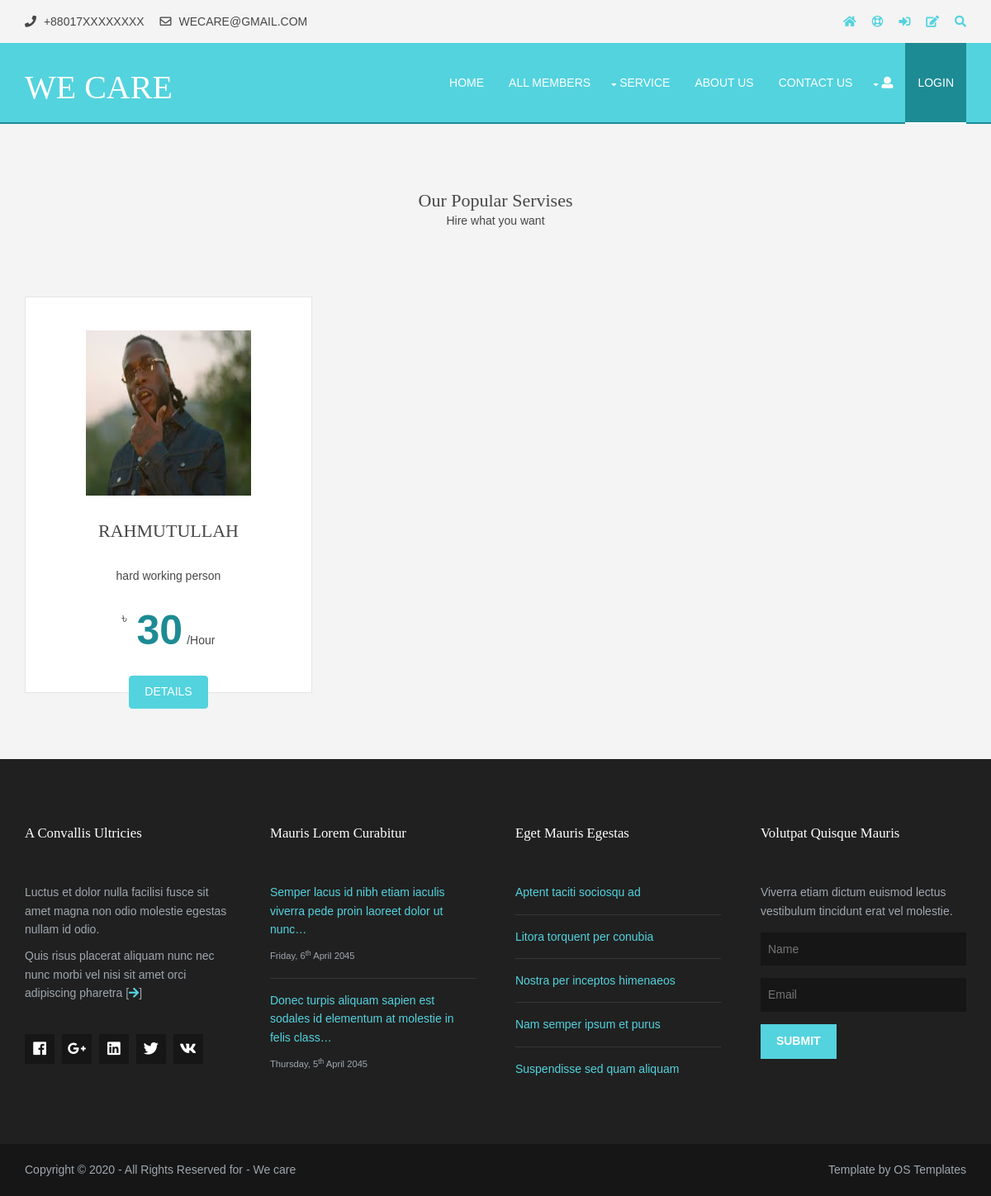
Page /selected_category.php?selected_cat=7 on the committed database.
### tables this page shows
CREATE TABLE `members` (
  `mem_id` int(11) NOT NULL,
  `mem_cat_id` int(11) NOT NULL,
  `mem_user_name` varchar(255) NOT NULL,
  `mem_email` varchar(255) NOT NULL,
  `mem_pass` varchar(255) NOT NULL,
  `mem_image` text NOT NULL,
  `mem_description` varchar(255) NOT NULL,
  `mem_rate` varchar(255) NOT NULL,
  `mem_details` text NOT NULL
);

### selected_category.php (the view, shortened to what this page needs)
<?php include "includes/header.php";?>
<?php include 'includes/top_navigation.php';?>
<?php include "includes/navigation.php";?>
<div class="wrapper row2">
  <section class="hoc container clear">
    <div class="sectiontitle">
      <h6 class="heading">Our popular servises</h6>
      <p>Hire what you want</p>
    </div>
    <ul class="nospace group prices">
      <?php
        $mem_cat = $_GET['selected_cat'];
        $mem_query = "SELECT * FROM members WHERE mem_cat_id = $mem_cat";
        $mem_query_result = mysqli_query($con,$mem_query);
        while($row = mysqli_fetch_assoc($mem_query_result)){
          $mem_id = $row['mem_id'];
          $member_name = $row['mem_user_name'];
          $member_image = $row['mem_image'];
          $member_description = $row['mem_description'];
          $member_rate = $row['mem_rate'];
      ?>
      <li class="one_third">
        <article>
          <img src = "images/<?php echo($member_image)?>" style="height:200px; width:200px"></img>
          <h6 class="heading"><?php echo "$member_name";?></h6>
          <p><?php echo "$member_description";?></p>
          <p><sup>&#2547;</sup><strong><?php echo "$member_rate";?></strong><em>/Hour</em></p>
          <footer><a class="btn" href="selected_member.php?sel_member=<?php echo($mem_id);?>">Details</a></footer>
        </article>
      </li>
      <?php  }?>
    </ul>
  </section>
</div>
<?php include "includes/futter.php";?>

### layout/styles/layout.css (style rules this page uses)
.container { padding:80px 0; }
.sectiontitle { display:block; max-width:55%; margin:0 auto 80px; text-align:center; }
.sectiontitle * { margin:0; }
.prices li { margin-bottom:50px; }
.prices li:nth-last-child(-n+3) { margin-bottom:0; }
.prices li:nth-child(3n+1) { margin-left:0; clear:left; }
.prices li article { display:block; position:relative; padding:40px 25px; border:1px solid; text-align:center; }
.prices li article * { margin:0 0 30px 0; }
.prices li article .heading { text-transform:uppercase; }
.prices li article p:last-of-type { display:inline-block; position:relative; padding-left:18px; font-weight:400; }
.prices li article p:last-of-type * { margin:0; line-height:1; }
.prices li article p:last-of-type sup { position:absolute; top:3px; left:0; font-size:1.2rem; }
.prices li article p:last-of-type strong { margin-right:5px; font-size:50px; }
.prices li article p:last-of-type em { font-style:normal; }
.prices li article footer { margin:0 0 -60px 0; padding:0; }
.prices li article footer a { margin-bottom:0; }
*, *::before, *::after { transition:all .3s ease-in-out; }
body { color:#474747; background-color:#FFFFFF; }
a { color:#53D3DE; }
.btn, .btn.inverse:hover { color:#FFFFFF; background-color:#53D3DE; border-color:#53D3DE; }
.row2 { color:#474747; background-color:#F4F4F4; }
.prices li article { background-color:#FFFFFF; border-color:rgba(0,0,0,.1); }
.prices li article p:last-of-type strong { color:#1D8B94; }
@media screen and (min-width:1140px) { .hoc { max-width:1140px; } }

### layout/styles/framework.css (style rules this page uses)
html { overflow-y:scroll; overflow-x:hidden; }
html, body { margin:0; padding:0; font-size:14px; line-height:1.6em; }
*, *::before, *::after { box-sizing:border-box; }
.nospace { margin:0; padding:0; list-style:none; }
.btn { display:inline-block; padding:8px 18px 10px; text-transform:uppercase; border:1px solid; }
.clear, .group { display:block; }
.clear::before, .clear::after, .group::before, .group::after { display:table; content:""; }
.clear, .clear::after, .group, .group::after { clear:both; }
a { outline:none; text-decoration:none; }
img { width:auto; max-width:100%; height:auto; margin:0; padding:0; border:none; line-height:normal; vertical-align:middle; }
body, input, textarea, select { font-family:Verdana, Geneva, sans-serif; }
h1, h2, h3, h4, h5, h6, .heading { font-family:Georgia, "Times New Roman", Times, serif; }
::placeholder { opacity:1; }
h1, h2, h3, h4, h5, h6, .heading { margin:0 0 20px 0; font-size:22px; line-height:normal; font-weight:normal; text-transform:capitalize; }
.wrapper { display:block; position:relative; width:100%; margin:0; padding:0; text-align:left; word-wrap:break-word; }
.hoc { display:block; margin:0 auto; }
address, article, aside, figcaption, figure, footer, header, main, nav, section { display:block; margin:0; padding:0; }
.one_half, .one_third, .two_third, .one_quarter, .two_quarter, .three_quarter { display:inline-block; float:left; margin:0 0 0 4.21052%; list-style:none; }
.one_third { width:30.52631%; }

### rows in the picture
members: mem_image (picture), mem_user_name "RAHMUTULLAH", mem_description "hard working person", mem_rate "30"
